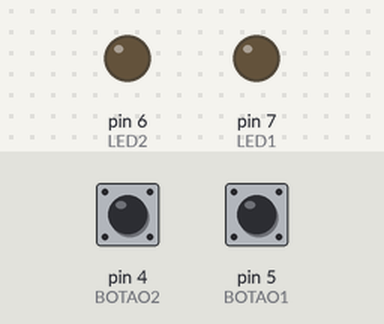
Bench run of a sketch on a simulated Arduino Uno, built with avr-gcc and run on an emulated ATmega328P. Parts: output pins drawn as LEDs (lit = HIGH). The inputs (shaded band) are chosen by the test bench; at power-on: pin 4 (BOTAO2) HIGH, pin 5 (BOTAO1) HIGH.

Above: at 0.8 s.
0.9 s: pin 4 (BOTAO2) pulled LOW for 0.15 s
At 1.5 s:
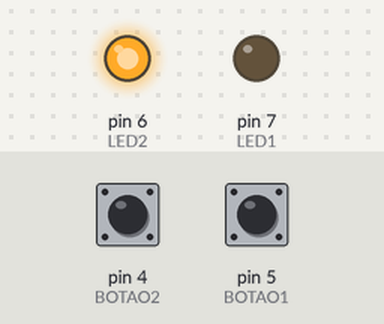
3.4 s: pin 5 (BOTAO1) pulled LOW for 0.15 s
At 4.2 s:
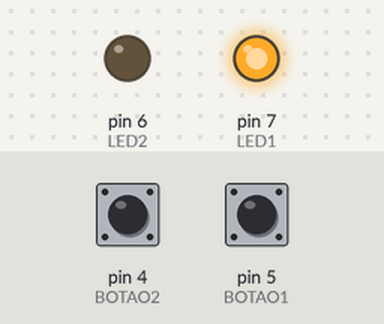
5.9 s: pin 5 (BOTAO1) pulled LOW for 3.2 s
At 10.8 s:
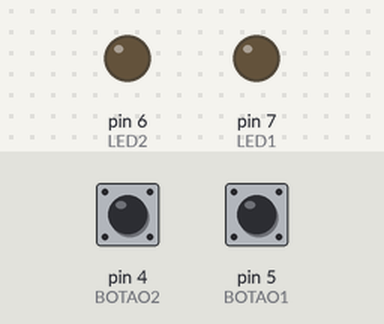
11.4 s: pin 4 (BOTAO2) pulled LOW for 3.2 s
At 11.9 s:
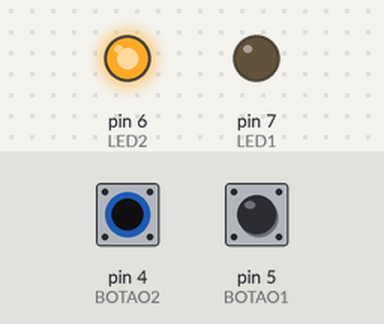
Timing chart, 0 to 16.9 s (numbered marks = the images above; inputs shaded):
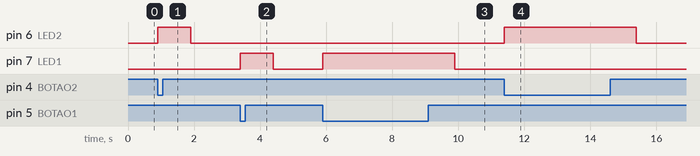

Measured:
- after the input at 0.9 s, pin 6 (LED2): LOW → HIGH at once, → LOW 1.0 s later
- after the input at 3.4 s, pin 7 (LED1): LOW → HIGH at once, → LOW 1.0 s later
- after the input at 5.9 s, pin 7 (LED1): LOW → HIGH at once, → LOW 4.0 s later
- after the input at 11.4 s, pin 6 (LED2): LOW → HIGH at once, → LOW 4.0 s later

The sketch:

R1-Ex1.ino
```cpp
#include <avr/io.h>
#include <util/delay.h>

#define LED1 (1 << PD7)
#define LED2 (1 << PD6)
#define BOTAO1 (1 << PD5)
#define BOTAO2 (1 << PD4)

int main(void)
{
    // Configura LEDs como saída
    DDRD |= (LED1 | LED2);
    PORTD &= ~(LED1 | LED2); // Inicializa LEDs desligados

    // Configura botões como entrada com pull-up ativado
    DDRD &= ~(BOTAO1 | BOTAO2); // Configura pinos como entrada
    PORTD |= (BOTAO1 | BOTAO2); // Ativa pull-ups internos

    for (;;)
    {
        // Se BOTAO1 for pressionado, acende LED1 por 1 segundo
        if (!(PIND & BOTAO1))
        {
            PORTD |= LED1;  // Acende LED1
            _delay_ms(1000); // Mantém aceso por 1 segundo
            PORTD &= ~LED1;  // Apaga LED1
        }

        // Se BOTAO2 for pressionado, acende LED2 por 1 segundo
        if (!(PIND & BOTAO2))
        {
            PORTD |= LED2;  // Acende LED2
            _delay_ms(1000); // Mantém aceso por 1 segundo
            PORTD &= ~LED2;  // Apaga LED2
        }
    }
}
```
